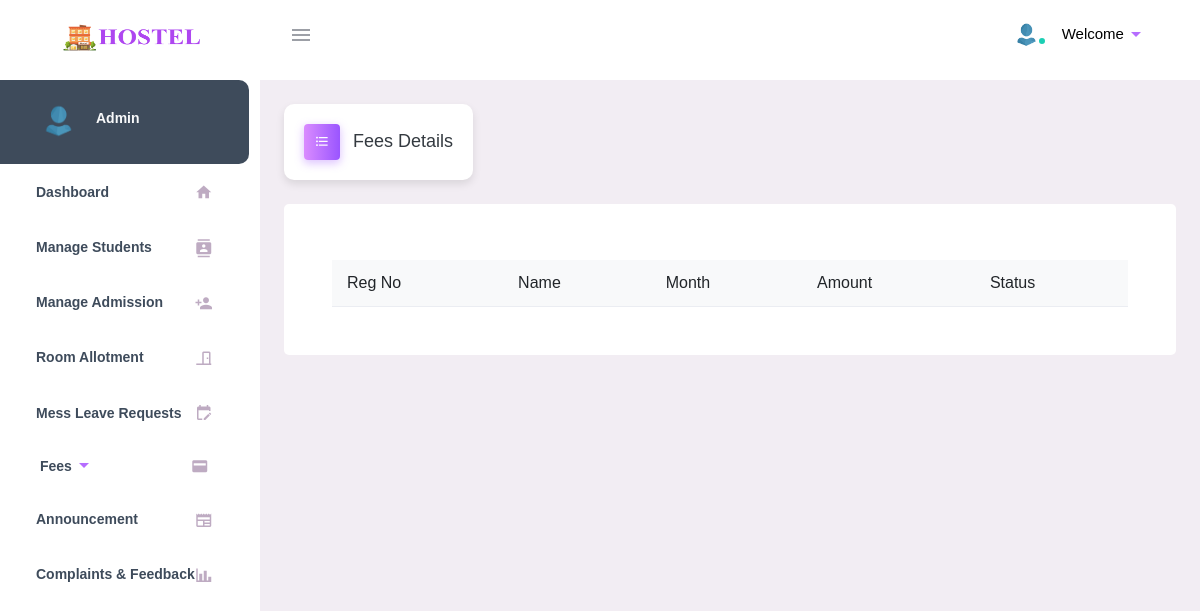
/admin/view_fees.php, run on an earlier commit of the app's database.
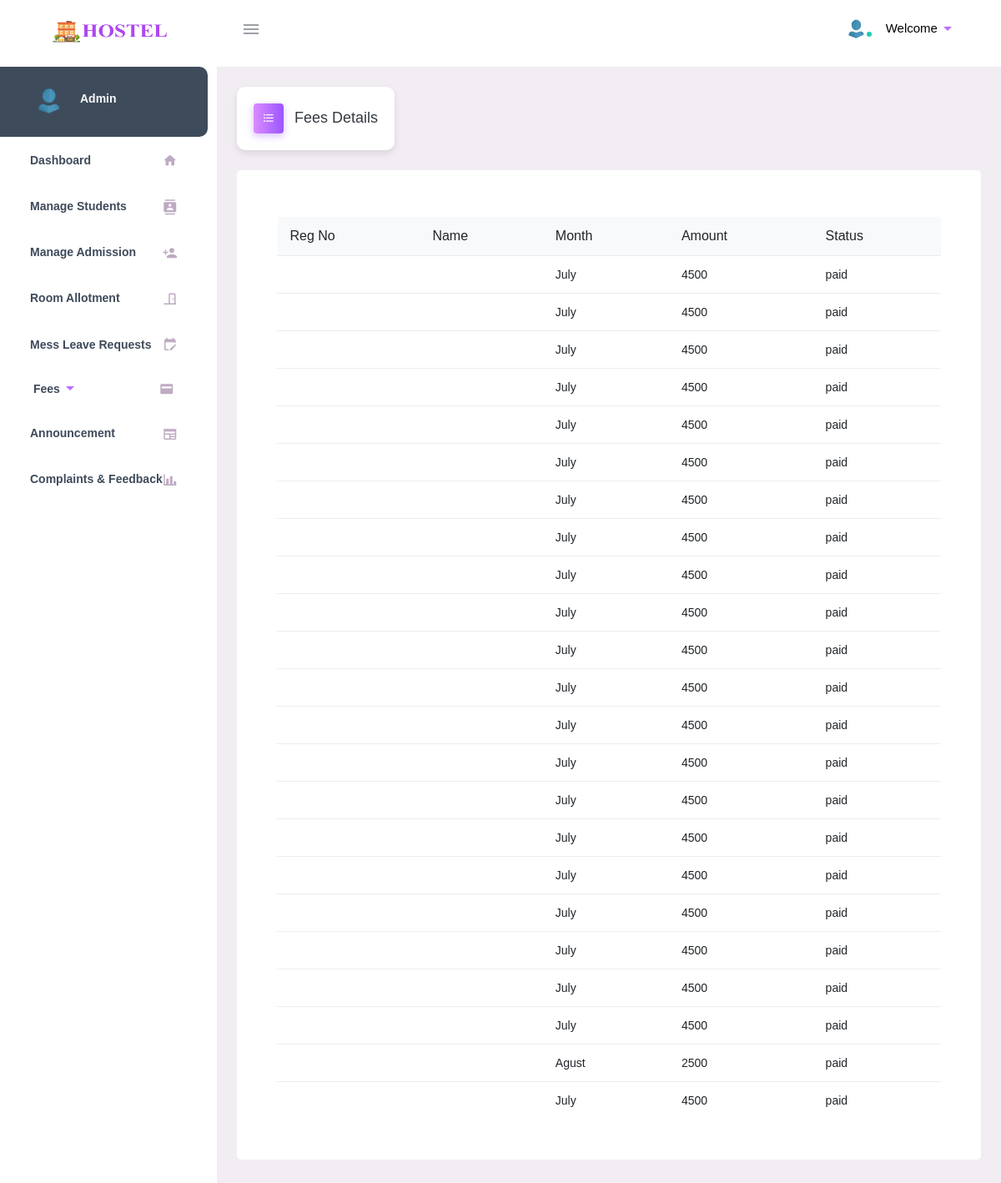
And on a later commit of the database.
### tables this page shows
CREATE TABLE `paid` (
  `id` varchar(20) NOT NULL,
  `reg` varchar(50) NOT NULL,
  `total` varchar(50) NOT NULL,
  `date` varchar(50) NOT NULL,
  `month` varchar(50) NOT NULL
);

### admin/view_fees.php (the view, shortened to what this page needs)
<?php
include("../dbconnect.php");
$reg = $_GET['reg'];
extract($_POST);
?>
<!DOCTYPE html>
<html lang="en">
<head>
    <link rel="stylesheet" href="./include/materialdesignicons.min.css">
    <link rel="stylesheet" href="./include/vendor.bundle.base.css">
    <link rel="stylesheet" href="./include/style.css">
    <link rel="stylesheet" href="https://cdn.jsdelivr.net/npm/@mdi/font/css/materialdesignicons.min.css">
    <link rel="stylesheet" href="./include/exstyle.css">
</head>
<body class="">
    <div class="container-scroller">
        <header class="topbar" data-navbarbg="skin6">
            <?php include 'navbar.php' ?>
        </header>
        <div class="container-fluid page-body-wrapper pt-0 proBanner-padding-top">
            <div class="navcantainer d-fixed">
                <?php include 'sidebar.php' ?>
            </div>
            <div class="main-panel">
                <div class="content-wrapper p-4">
                    <div class="page-header">
                        <h3 class="page-title">
                            <span class="page-title-icon bg-gradient-primary text-white mr-2">
                                <i class="mdi mdi-format-list-bulleted menu-icon"></i>
                            </span> Fees Details
                        </h3>
                    </div>
                    <div class="grid-margin card p-5 stretch-card">
                        <table class="table table-responsive-xl">
                            <thead class="bg-light"><h1>
                                <tr>
                                    <th class="fw-bolder">Reg No</th>
                                    <th class="fw-bolder">Name</th>
                                    <th class="fw-bolder">Month</th>
                                    <th class="fw-bolder">Amount</th>
                                    <th class="fw-bolder">Status</th>
                                </tr></h1>
                            </thead>
                            <?php
                            $qry = mysqli_query($connect, "select * from paid where reg='$reg'");
                            while ($row = mysqli_fetch_array($qry)) {
                            ?>
                                <tr class="alert " role="alert">
                                    <td>
                                    </td>
                                    <td>
                                    </td>
                                    <td>
                                        <div><?php echo $row['month']; ?></div>
                                    </td>
                                    <td>
                                        <div><?php echo $row['total']; ?></div>
                                    </td>
                                    <td>
                                        <div><?php echo "paid"; ?></div>
                                    </td>
                                </tr>
                            <?php
                            }
                            ?>
                        </table>
                    </div>
                </div>
            </div>
        </div>
    </div>
</body>
</html>

### admin/navbar.php (shortened to what this page needs)
<nav class="navbar default-layout-navbar col-lg-12 col-12 p-0 d-flex flex-row fixed-top">
  <div class="text-center navbar-brand-wrapper d-flex align-items-center justify-content-center">
    <a class="navbar-brand brand-logo" href="../index.php"><img src="../admin/include/HO_LOGO.png" alt="logo"></a>
  </div>
  <div class="navbar-menu-wrapper d-flex align-items-stretch">
    <button class="navbar-toggler navbar-toggler align-self-center" type="button" data-toggle="minimize">
      <span class="mdi mdi-menu"></span>
    </button>
    <ul class="navbar-nav navbar-nav-right">
      <li class="nav-item nav-profile dropdown">
        <a class="nav-link dropdown-toggle" id="profileDropdown" href="#" data-toggle="dropdown" aria-expanded="false">
          <div class="nav-profile-img">
            <img src="../admin/include/admin_logo.png" alt="image"style="height: 30px;">
            <span class="availability-status online"></span>
          </div>
          <div class="nav-profile-text">
            <p class="mb-1 text-black">Welcome <?php echo " " . $_SESSION['name']; ?></p>
          </div><i class="mdi mdi-menu-down mdi-24px text-primary"></i>
        </a>
      </li>
    </ul>
  </div>
</nav>

### admin/sidebar.php (shortened to what this page needs)
<nav class="sidebar sidebar-offcanvas m-0 fixed-left d-flex" id="sidebar">
    <ul class="nav">
        <li class="nav-item nav-profile bg-dark" style="  border-top-right-radius: 10px;
  border-bottom-right-radius: 10px;">
            <a href="" class="nav-link">
                <div class="nav-profile-image">
                    <img src="./include/admin_logo1.png" alt="profile" style="height: 40px;">
                </div>
                <div class="nav-profile-text d-flex flex-column">
                    <span class="font-weight-bold mb-2 text-light">Admin</span>
                </div>
            </a>
        </li>
        <li class="nav-item">
            <a class="nav-link" href="admin_dashboard.php">
                <span class="menu-title">Dashboard</span>
                <i class="mdi mdi-home menu-icon"></i>
            </a>
        </li>
        <li class="nav-item">
            <a class="nav-link" href="manage_students.php">
                <span class="menu-title">Manage Students</span>
                <i class="mdi mdi-contacts menu-icon"></i>
            </a>
        </li>
        <li class="nav-item">
            <a class="nav-link" href="stud_admission.php">
                <span class="menu-title">Manage Admission</span>
                <i class="mdi mdi-account-plus menu-icon pl-2"></i>
            </a>
        </li>
        <li class="nav-item">
            <a class="nav-link" href="allot_profile.php">
                <span class="menu-title">Room Allotment</span>
                <i class="mdi mdi-door-closed menu-icon pl-2"></i>
             </a>
        </li>
        <li class="nav-item">
            <a class="nav-link" href="manage_leave.php">
                <span class="menu-title">Mess Leave Requests</span>
                <i class="mdi mdi-calendar-edit menu-icon pl-2"></i>
             </a>
        </li>
        <li class="nav-item">
    <a class="nav-link collapsed p-1" data-toggle="collapse" href="#ui-basic" aria-expanded="false" aria-controls="ui-basic" id="fees-menu">
        <span class="menu-title">Fees</span>
        <i class="mdi mdi-menu-down mdi-24px text-primary"></i>
        <i class="mdi mdi-credit-card menu-icon"></i>
    </a>
</li>
        <li class="nav-item">
            <a class="nav-link" href="news_post.php">
                <span class="menu-title">Announcement</span>
                <i class="mdi mdi-newspaper menu-icon pl-2"></i>
            </a>
        </li>
        <li class="nav-item">
            <a class="nav-link" href="get_feedback.php">
                <span class="menu-title">Complaints & Feedback</span>
                <i class="mdi mdi-chart-bar menu-icon"></i>
            </a>
        </li>
    </ul>
</nav>

### admin/include/exstyle.css (style rules this page uses)
.page-title, .date, .time { background-color: #fff; box-shadow: 0 4px 8px rgba(0, 0, 0, 0.1); padding: 20px; border-radius: 10px; display: inline-block; }
.menu-icon { transition: transform 0.3s ease; }
body { font-family: Verdana, Geneva, sans-serif; font-size: 14px; }

### admin/view_fees.php (style rules this page uses)
table .fw-bolder { font-weight:bolder ; font-size: 1rem; }

### admin/sidebar.php (style rules this page uses)
.nav-link span { font-weight: bolder; font-family: 'Montserrat Alternates', sans-serif; }

What changed in the data, as far as the page shows it:
added paid: month "July", total "4500"
added paid: month "July", total "4500"
added paid: month "July", total "4500"
added paid: month "July", total "4500"
added paid: month "July", total "4500"
added paid: month "July", total "4500"
added paid: month "July", total "4500"
added paid: month "July", total "4500"
added paid: month "July", total "4500"
added paid: month "July", total "4500"
added paid: month "July", total "4500"
added paid: month "July", total "4500"
added paid: month "July", total "4500"
added paid: month "July", total "4500"
added paid: month "July", total "4500"
added paid: month "July", total "4500"
added paid: month "July", total "4500"
added paid: month "July", total "4500"
added paid: month "July", total "4500"
added paid: month "July", total "4500"
added paid: month "July", total "4500"
added paid: month "Agust", total "2500"
added paid: month "July", total "4500"
